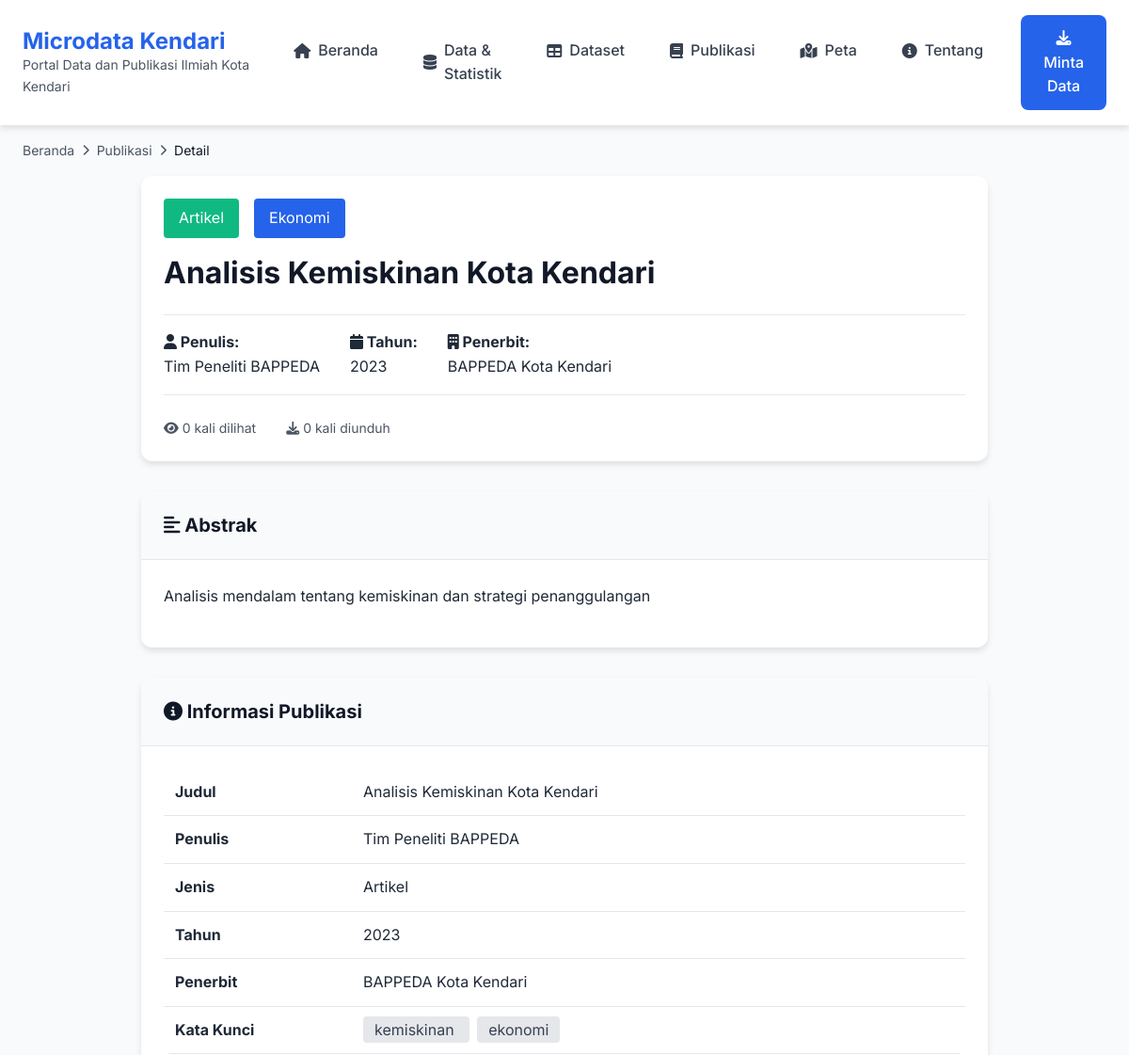
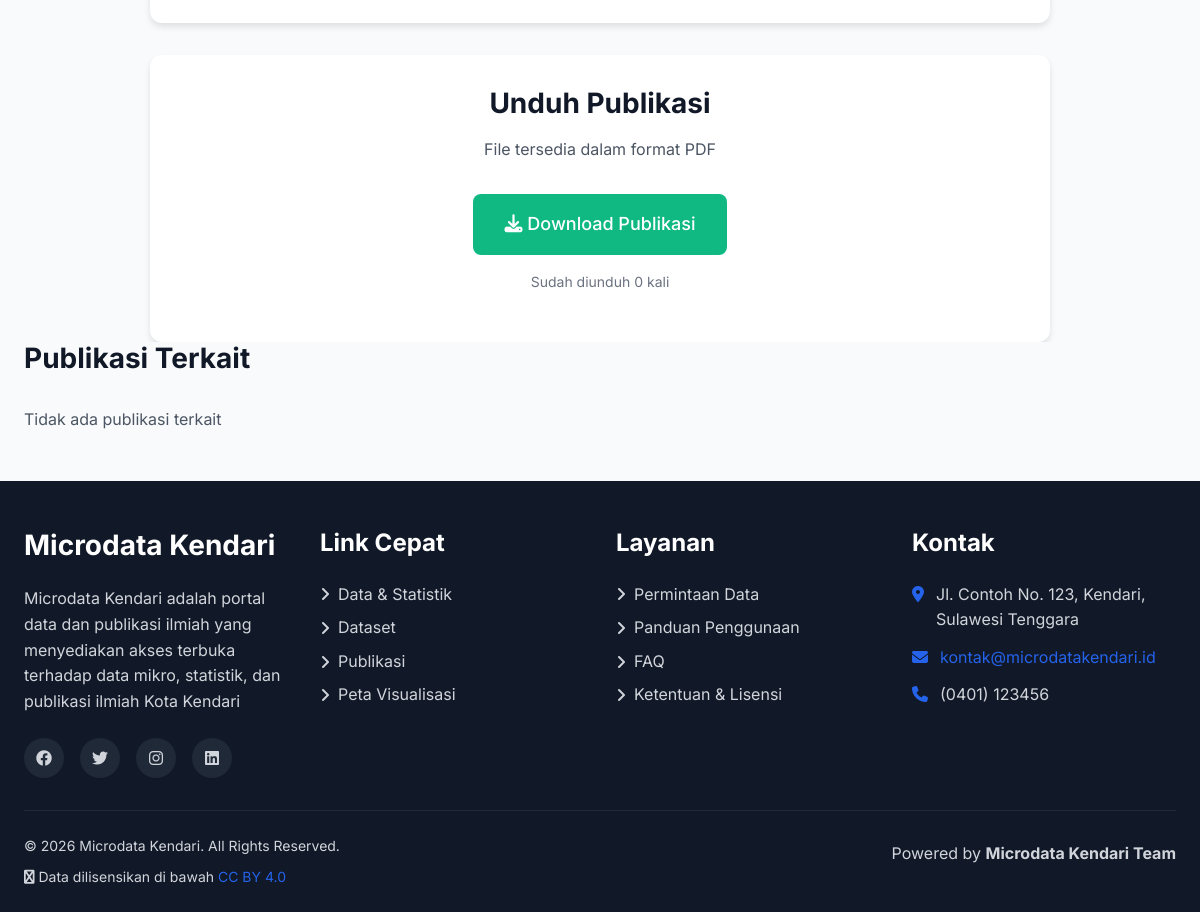
Screenshot of /publikasi-detail.php?id=2 with the database file from the repository (2 pictures, top to bottom).
### tables this page shows
CREATE TABLE IF NOT EXISTS publikasi (
    id INT AUTO_INCREMENT PRIMARY KEY,
    judul VARCHAR(500) NOT NULL,
    penulis VARCHAR(300) NOT NULL,
    jenis ENUM('laporan', 'artikel', 'infografis', 'policy_brief', 'buku', 'jurnal') NOT NULL,
    kategori_id INT,
    abstrak TEXT,
    tahun YEAR NOT NULL,
    bulan TINYINT COMMENT '1-12',
    file_path VARCHAR(500),
    file_name VARCHAR(255),
    file_size INT,
    cover_image VARCHAR(500),
    doi VARCHAR(100) COMMENT 'Digital Object Identifier',
    isbn VARCHAR(20),
    issn VARCHAR(20),
    halaman VARCHAR(20) COMMENT 'Contoh: 1-50, xii+120',
    penerbit VARCHAR(200),
    download_count INT DEFAULT 0,
    view_count INT DEFAULT 0,
    tags VARCHAR(500),
    status ENUM('draft', 'published', 'archived') DEFAULT 'published',
    created_at TIMESTAMP DEFAULT CURRENT_TIMESTAMP,
    updated_at TIMESTAMP DEFAULT CURRENT_TIMESTAMP ON UPDATE CURRENT_TIMESTAMP,
    created_by INT,
    FOREIGN KEY (kategori_id) REFERENCES kategori(id) ON DELETE SET NULL,
    FOREIGN KEY (created_by) REFERENCES users(id) ON DELETE SET NULL,
    INDEX idx_jenis (jenis),
    INDEX idx_tahun (tahun),
    INDEX idx_status (status),
    FULLTEXT idx_search (judul, penulis, abstrak, tags)
);

CREATE TABLE IF NOT EXISTS kategori (
    id INT AUTO_INCREMENT PRIMARY KEY,
    nama_kategori VARCHAR(100) NOT NULL,
    slug VARCHAR(100) NOT NULL UNIQUE,
    deskripsi TEXT,
    icon VARCHAR(50),
    urutan INT DEFAULT 0,
    status ENUM('aktif', 'nonaktif') DEFAULT 'aktif',
    created_at TIMESTAMP DEFAULT CURRENT_TIMESTAMP,
    INDEX idx_slug (slug)
);

### config/database.php (called while the page is built, shortened)
<?php
function formatAngka($number, $decimals = 0) {
    return number_format($number, $decimals, ',', '.');
}
?>

### publikasi-detail.php (the view, shortened to what this page needs)
<?php
require_once __DIR__ . '/includes/header.php';
require_once __DIR__ . '/includes/navbar.php';
$db = getDB();
$id = isset($_GET['id']) ? intval($_GET['id']) : 0;
try {
    $stmt = $db->prepare("SELECT p.*, k.nama_kategori, k.slug as kategori_slug
                         FROM publikasi p
                         LEFT JOIN kategori k ON p.kategori_id = k.id
                         WHERE p.id = :id AND p.status = 'published'");
    $stmt->execute([':id' => $id]);
    $pub = $stmt->fetch();
} catch (PDOException $e) {
    error_log("Error: " . $e->getMessage());
    redirect(BASE_URL . '/publikasi.php');
}
?>
<section style="background-color: var(--gray-100); padding: 1rem 0;">
    <div class="container">
        <div style="display: flex; align-items: center; gap: 0.5rem; font-size: 0.875rem; color: var(--gray-600);">
            <a href="<?php echo BASE_URL; ?>/index.php" style="color: var(--gray-600);">Beranda</a>
            <i class="fas fa-chevron-right" style="font-size: 0.75rem;"></i>
            <a href="<?php echo BASE_URL; ?>/publikasi.php" style="color: var(--gray-600);">Publikasi</a>
            <i class="fas fa-chevron-right" style="font-size: 0.75rem;"></i>
            <span style="color: var(--gray-900);">Detail</span>
        </div>
    </div>
</section>
<section class="py-5">
    <div class="container">
        <div style="max-width: 900px; margin: 0 auto;">
            <div class="card mb-4">
                <div class="card-body">
                    <div style="display: flex; gap: 1rem; flex-wrap: wrap; margin-bottom: 1rem;">
                        <span class="badge" style="background-color: var(--secondary-color); color: white; padding: 0.5rem 1rem; border-radius: 4px;">
                            <?php echo htmlspecialchars(ucfirst(str_replace('_', ' ', $pub['jenis']))); ?>
                        </span>
                        <?php if ($pub['nama_kategori']): ?>
                        <span class="badge" style="background-color: var(--primary-color); color: white; padding: 0.5rem 1rem; border-radius: 4px;">
                            <?php echo htmlspecialchars($pub['nama_kategori']); ?>
                        </span>
                        <?php endif; ?>
                    </div>
                    <h1 style="font-size: 2rem; margin-bottom: 1.5rem; line-height: 1.3;">
                        <?php echo htmlspecialchars($pub['judul']); ?>
                    </h1>
                    <div style="display: flex; flex-wrap: wrap; gap: 2rem; padding: 1rem 0; border-top: 1px solid var(--gray-200); border-bottom: 1px solid var(--gray-200); margin-bottom: 1.5rem;">
                        <div>
                            <strong><i class="fas fa-user"></i> Penulis:</strong><br>
                            <?php echo htmlspecialchars($pub['penulis']); ?>
                        </div>
                        <div>
                            <strong><i class="fas fa-calendar"></i> Tahun:</strong><br>
                            <?php echo $pub['tahun']; ?>
                        </div>
                        <?php if ($pub['penerbit']): ?>
                        <div>
                            <strong><i class="fas fa-building"></i> Penerbit:</strong><br>
                            <?php echo htmlspecialchars($pub['penerbit']); ?>
                        </div>
                        <?php endif; ?>
                    </div>
                    <div style="display: flex; gap: 2rem; font-size: 0.875rem; color: var(--gray-600);">
                        <span><i class="fas fa-eye"></i> <?php echo formatAngka($pub['view_count']); ?> kali dilihat</span>
                        <span><i class="fas fa-download"></i> <?php echo formatAngka($pub['download_count']); ?> kali diunduh</span>
                    </div>
                </div>
            </div>
            <?php if ($pub['abstrak']): ?>
            <div class="card mb-4">
                <div class="card-header">
                    <h3 style="margin: 0; font-size: 1.25rem;"><i class="fas fa-align-left"></i> Abstrak</h3>
                </div>
                <div class="card-body">
                    <p style="line-height: 1.8; text-align: justify;">
                        <?php echo nl2br(htmlspecialchars($pub['abstrak'])); ?>
                    </p>
                </div>
            </div>
            <?php endif; ?>
            <div class="card mb-4">
                <div class="card-header">
                    <h3 style="margin: 0; font-size: 1.25rem;"><i class="fas fa-info-circle"></i> Informasi Publikasi</h3>
                </div>
                <div class="card-body">
                    <table style="width: 100%;">
                        <tr>
                            <td style="padding: 0.75rem; border-bottom: 1px solid var(--gray-200); width: 200px;"><strong>Judul</strong></td>
                            <td style="padding: 0.75rem; border-bottom: 1px solid var(--gray-200);"><?php echo htmlspecialchars($pub['judul']); ?></td>
                        </tr>
                        <tr>
                            <td style="padding: 0.75rem; border-bottom: 1px solid var(--gray-200);"><strong>Penulis</strong></td>
                            <td style="padding: 0.75rem; border-bottom: 1px solid var(--gray-200);"><?php echo htmlspecialchars($pub['penulis']); ?></td>
                        </tr>
                        <tr>
                            <td style="padding: 0.75rem; border-bottom: 1px solid var(--gray-200);"><strong>Jenis</strong></td>
                            <td style="padding: 0.75rem; border-bottom: 1px solid var(--gray-200);"><?php echo htmlspecialchars(ucfirst(str_replace('_', ' ', $pub['jenis']))); ?></td>
                        </tr>
                        <tr>
                            <td style="padding: 0.75rem; border-bottom: 1px solid var(--gray-200);"><strong>Tahun</strong></td>
                            <td style="padding: 0.75rem; border-bottom: 1px solid var(--gray-200);"><?php echo $pub['tahun']; ?></td>
                        </tr>
                        <?php if ($pub['penerbit']): ?>
                        <tr>
                            <td style="padding: 0.75rem; border-bottom: 1px solid var(--gray-200);"><strong>Penerbit</strong></td>
                            <td style="padding: 0.75rem; border-bottom: 1px solid var(--gray-200);"><?php echo htmlspecialchars($pub['penerbit']); ?></td>
                        </tr>
                        <?php endif; ?>
                        <?php if ($pub['tags']): ?>
                        <tr>
                            <td style="padding: 0.75rem;"><strong>Kata Kunci</strong></td>
                            <td style="padding: 0.75rem;">
                                <?php
                                $tags = explode(',', $pub['tags']);
                                foreach ($tags as $tag):
                                ?>
                                <span class="badge" style="background-color: var(--gray-200); color: var(--gray-700); padding: 0.25rem 0.75rem; border-radius: 4px; margin-right: 0.5rem;">
                                    <?php echo htmlspecialchars(trim($tag)); ?>
                                </span>
                                <?php endforeach; ?>
                            </td>
                        </tr>
                        <?php endif; ?>
                    </table>
                </div>
            </div>
            <?php if ($pub['file_path']): ?>
            <div class="card">
                <div class="card-body text-center" style="padding: 2rem;">
                    <h3 style="margin-bottom: 1rem;">Unduh Publikasi</h3>
                    <p style="color: var(--gray-600); margin-bottom: 2rem;">
                        File tersedia dalam format PDF
                    </p>
                    <a href="<?php echo BASE_URL; ?>/api/download-publikasi.php?id=<?php echo $pub['id']; ?>"
                       class="btn btn-success btn-lg">
                        <i class="fas fa-download"></i> Download Publikasi
                    </a>
                    <p style="margin-top: 1rem; font-size: 0.875rem; color: var(--gray-500);">
                        Sudah diunduh <?php echo formatAngka($pub['download_count']); ?> kali
                    </p>
                </div>
            </div>
            <?php endif; ?>
        </div>
    </div>
</section>
<section class="py-5" style="background-color: var(--gray-100);">
    <div class="container">
        <h3 class="mb-4">Publikasi Terkait</h3>
        <?php
        $stmt = $db->prepare("SELECT p.*, k.nama_kategori
                             FROM publikasi p
                             LEFT JOIN kategori k ON p.kategori_id = k.id
                             WHERE p.id != :id
                             AND p.status = 'published'
                             AND (p.kategori_id = :kategori_id OR p.jenis = :jenis)
                             ORDER BY p.created_at DESC
                             LIMIT 3");
        $stmt->execute([
            ':id' => $id,
            ':kategori_id' => $pub['kategori_id'],
            ':jenis' => $pub['jenis']
        ]);
        $related = $stmt->fetchAll();
        ?>
        <?php if (count($related) > 0): ?>
        <div class="stats-grid">
            <?php foreach ($related as $rel): ?>
            <div class="card">
                <div class="card-header">
                    <span class="badge" style="background-color: var(--secondary-color); color: white; padding: 0.25rem 0.75rem; border-radius: 4px; font-size: 0.875rem;">
                        <?php echo htmlspecialchars(ucfirst(str_replace('_', ' ', $rel['jenis']))); ?>
                    </span>
                </div>
                <div class="card-body">
                    <h4 style="font-size: 1.125rem; margin-bottom: 0.75rem; line-height: 1.4;">
                        <?php echo htmlspecialchars(substr($rel['judul'], 0, 80)); ?>...
                    </h4>
                    <p style="color: var(--gray-600); font-size: 0.875rem; margin-bottom: 1rem;">
                        <i class="fas fa-user"></i> <?php echo htmlspecialchars($rel['penulis']); ?>
                    </p>
                    <a href="<?php echo BASE_URL; ?>/publikasi-detail.php?id=<?php echo $rel['id']; ?>"
                       class="btn btn-primary btn-sm">
                        <i class="fas fa-eye"></i> Lihat Detail
                    </a>
                </div>
            </div>
            <?php endforeach; ?>
        </div>
        <?php else: ?>
        <p style="color: var(--gray-600);">Tidak ada publikasi terkait</p>
        <?php endif; ?>
    </div>
</section>
<?php require_once __DIR__ . '/includes/footer.php'; ?>

### assets/css/style.css (style rules this page uses)
:root { --primary-color: #2563eb; --primary-dark: #1e40af; --secondary-color: #10b981; --accent-color: #f59e0b; --dark-color: #1f2937; --light-color: #f3f4f6; --white: #ffffff; --gray-100: #f9fafb; --gray-200: #e5e7eb; --gray-300: #d1d5db; --gray-400: #9ca3af; --gray-500: #6b7280; --gray-600: #4b5563; --gray-700: #374151; --gray-800: #1f2937; --gray-900: #111827; --success-color: #10b981; --error-color: #ef4444; --warning-color: #f59e0b; --info-color: #3b82f6; --font-primary: 'Inter', -apple-system, BlinkMacSystemFont, 'Segoe UI', sans-serif; --font-size-base: 16px; --font-size-sm: 14px; --font-size-lg: 18px; --font-size-xl: 20px; --line-height-base: 1.6; --spacing-xs: 0.5rem; --spacing-sm: 1rem; --spacing-md: 1.5rem; --spacing-lg: 2rem; --spacing-xl: 3rem; --radius-sm: 4px; --radius-md: 8px; --radius-lg: 12px; --radius-xl: 16px; --shadow-sm: 0 1px 2px rgba(0, 0, 0, 0.05); --shadow-md: 0 4px 6px rgba(0, 0, 0, 0.1); --shadow-lg: 0 10px 15px rgba(0, 0, 0, 0.1); --shadow-xl: 0 20px 25px rgba(0, 0, 0, 0.15); --transition-base: all 0.3s ease; }
* { margin: 0; padding: 0; box-sizing: border-box; }
html { scroll-behavior: smooth; }
body { font-family: var(--font-primary); font-size: var(--font-size-base); line-height: var(--line-height-base); color: var(--gray-800); background-color: var(--gray-100); }
h1, h2, h3, h4, h5, h6 { font-weight: 700; line-height: 1.2; margin-bottom: var(--spacing-sm); color: var(--gray-900); }
h1 { font-size: 2.5rem; }
h3 { font-size: 1.75rem; }
p { margin-bottom: var(--spacing-sm); }
a { color: var(--primary-color); text-decoration: none; transition: var(--transition-base); }
.container { max-width: 1200px; margin: 0 auto; padding: 0 var(--spacing-md); }
.btn { display: inline-block; padding: 0.75rem 1.5rem; font-size: var(--font-size-base); font-weight: 500; text-align: center; border: none; border-radius: var(--radius-md); cursor: pointer; transition: var(--transition-base); text-decoration: none; }
.btn-success { background-color: var(--success-color); color: var(--white); }
.btn-lg { padding: 1rem 2rem; font-size: var(--font-size-lg); }
.card { background-color: var(--white); border-radius: var(--radius-lg); box-shadow: var(--shadow-md); overflow: hidden; transition: var(--transition-base); }
.card-header { padding: var(--spacing-md); background-color: var(--gray-100); border-bottom: 1px solid var(--gray-200); }
.card-body { padding: var(--spacing-md); }
table { width: 100%; border-collapse: collapse; background-color: var(--white); border-radius: var(--radius-md); overflow: hidden; }
th, td { padding: 1rem; text-align: left; border-bottom: 1px solid var(--gray-200); }
.text-center { text-align: center; }
.mb-4 { margin-bottom: var(--spacing-lg); }

### rows the page displays
publikasi: jenis "Artikel", kategori.nama_kategori "Ekonomi", judul "Analisis Kemiskinan Kota Kendari", penulis "Tim Peneliti BAPPEDA", tahun "2023", penerbit "BAPPEDA Kota Kendari", view_count "0", download_count "0", abstrak "Analisis mendalam tentang kemiskinan dan strategi penanggulangan", tags "kemiskinan", tags "ekonomi"

### other values shown
$nama_website "Microdata Kendari"
$tagline "Portal Data dan Publikasi Ilmiah Kota Kendari"
$pengaturan['deskripsi'] "Microdata Kendari adalah portal data dan publikasi ilmiah yang menyediakan akses terbuka terhadap data mikro, statistik, dan publikasi ilmiah Kota Kendari"
$pengaturan['alamat'] "Jl. Contoh No. 123, Kendari, Sulawesi Tenggara"
$pengaturan['email_kontak'] "kontak@microdatakendari.id"
$pengaturan['telepon'] "(0401) 123456"
